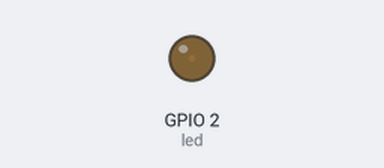
Simulated run of this program. Board: ESP32 board running MicroPython. Parts: output pins drawn as LEDs (lit = HIGH). At 3.1 s the program stops and its outputs stay as they are.

Above: at 0.05 s.
At 0.5 s:
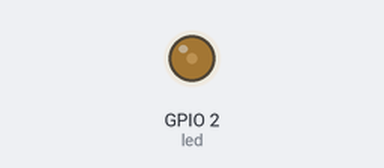
At 0.7 s:
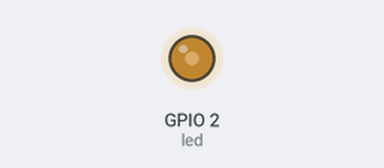
At 1.0 s:
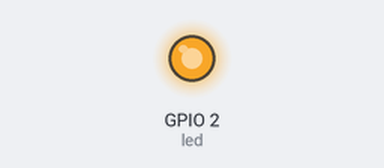
Timing chart, 0 to 3.0 s (numbered marks = the images above):
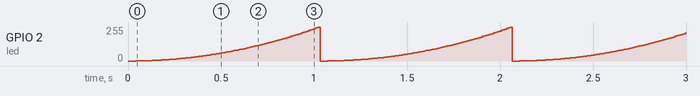

The program:

pwm-correction.py
```python
from time import sleep_ms
from machine import Pin, PWM

led = PWM(Pin(2, Pin.OUT), 500)    # Initialise la freq a 500 Hz

for boucle in range(3) :
    for i in range(0, 1023, 10) :
        led.duty(int((i/ 1023)** 2 * 1023))
        sleep_ms(10)
led.deinit()    
```

Measured:
- by itself, GPIO 2 (led): ramps from 0/255 to 254/255 and jumps back, once every 1.0 s
